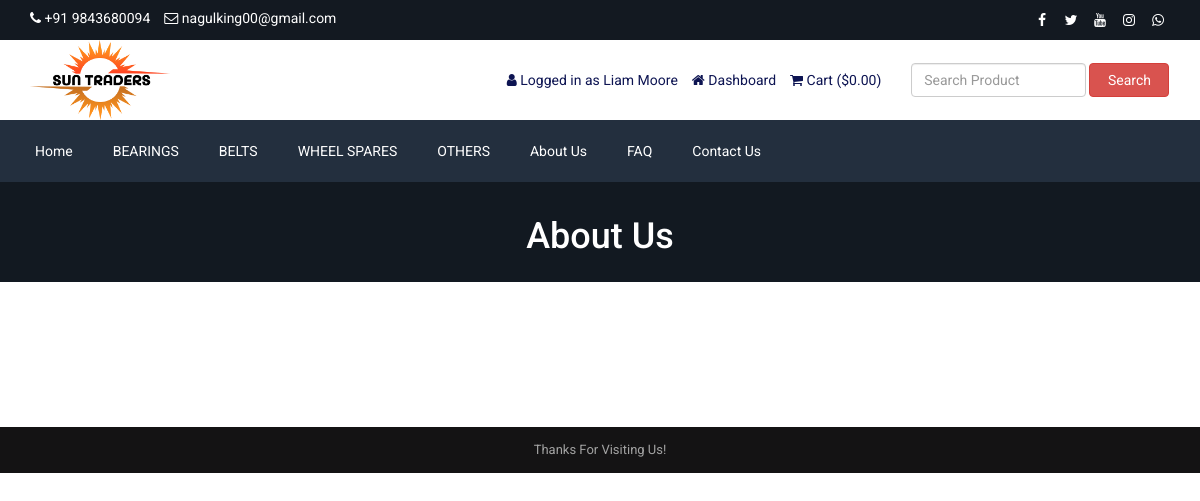
/about.php (signed in), run on the app's committed database.
### tables this page shows
CREATE TABLE `tbl_settings` (
  `id` int(11) NOT NULL,
  `logo` tinytext NOT NULL,
  `favicon` tinytext NOT NULL,
  `footer_about` text NOT NULL,
  `footer_copyright` text NOT NULL,
  `contact_address` text NOT NULL,
  `contact_email` tinytext NOT NULL,
  `contact_phone` tinytext NOT NULL,
  `contact_fax` tinytext NOT NULL,
  `contact_map_iframe` text NOT NULL,
  `receive_email` tinytext NOT NULL,
  `receive_email_subject` tinytext NOT NULL,
  `receive_email_thank_you_message` text NOT NULL,
  `forget_password_message` text NOT NULL,
  `total_recent_post_footer` int(10) NOT NULL,
  `total_popular_post_footer` int(10) NOT NULL,
  `total_recent_post_sidebar` int(11) NOT NULL,
  `total_popular_post_sidebar` int(11) NOT NULL,
  `total_featured_product_home` int(11) NOT NULL,
  `total_latest_product_home` int(11) NOT NULL,
  `total_popular_product_home` int(11) NOT NULL,
  `meta_title_home` text NOT NULL,
  `meta_keyword_home` text NOT NULL,
  `meta_description_home` text NOT NULL,
  `banner_login` tinytext NOT NULL,
  `banner_registration` tinytext NOT NULL,
  `banner_forget_password` tinytext NOT NULL,
  `banner_reset_password` tinytext NOT NULL,
  `banner_search` tinytext NOT NULL,
  `banner_cart` tinytext NOT NULL,
  `banner_checkout` tinytext NOT NULL,
  `banner_product_category` tinytext NOT NULL,
  `banner_blog` tinytext NOT NULL,
  `cta_title` tinytext NOT NULL,
  `cta_content` text NOT NULL,
  `cta_read_more_text` tinytext NOT NULL,
  `cta_read_more_url` tinytext NOT NULL,
  `cta_photo` tinytext NOT NULL,
  `featured_product_title` tinytext NOT NULL,
  `featured_product_subtitle` tinytext NOT NULL,
  `latest_product_title` tinytext NOT NULL,
  `latest_product_subtitle` tinytext NOT NULL,
  `popular_product_title` tinytext NOT NULL,
  `popular_product_subtitle` tinytext NOT NULL,
  `testimonial_title` tinytext NOT NULL,
  `testimonial_subtitle` tinytext NOT NULL,
  `testimonial_photo` tinytext NOT NULL,
  `blog_title` tinytext NOT NULL,
  `blog_subtitle` tinytext NOT NULL,
  `newsletter_text` text NOT NULL,
  `paypal_email` tinytext NOT NULL,
  `stripe_public_key` tinytext NOT NULL,
  `stripe_secret_key` tinytext NOT NULL,
  `bank_detail` text NOT NULL,
  `before_head` text NOT NULL,
  `after_body` text NOT NULL,
  `before_body` text NOT NULL,
  `home_service_on_off` int(11) NOT NULL,
  `home_welcome_on_off` int(11) NOT NULL,
  `home_featured_product_on_off` int(11) NOT NULL,
  `home_latest_product_on_off` int(11) NOT NULL,
  `home_popular_product_on_off` int(11) NOT NULL,
  `home_testimonial_on_off` int(11) NOT NULL,
  `home_blog_on_off` int(11) NOT NULL,
  `newsletter_on_off` int(11) NOT NULL,
  `ads_above_welcome_on_off` int(1) NOT NULL,
  `ads_above_featured_product_on_off` int(1) NOT NULL,
  `ads_above_latest_product_on_off` int(1) NOT NULL,
  `ads_above_popular_product_on_off` int(1) NOT NULL,
  `ads_above_testimonial_on_off` int(1) NOT NULL,
  `ads_category_sidebar_on_off` int(1) NOT NULL
);

CREATE TABLE `tbl_social` (
  `social_id` int(11) NOT NULL,
  `social_name` varchar(30) NOT NULL,
  `social_url` varchar(255) NOT NULL,
  `social_icon` varchar(30) NOT NULL
);

CREATE TABLE `tbl_top_category` (
  `tcat_id` int(11) NOT NULL,
  `tcat_name` varchar(255) NOT NULL,
  `show_on_menu` int(1) NOT NULL
);

CREATE TABLE `tbl_page` (
  `id` int(11) NOT NULL,
  `about_title` varchar(255) NOT NULL,
  `about_content` text NOT NULL,
  `about_banner` varchar(255) NOT NULL,
  `about_meta_title` varchar(255) NOT NULL,
  `about_meta_keyword` text NOT NULL,
  `about_meta_description` text NOT NULL,
  `faq_title` varchar(255) NOT NULL,
  `faq_banner` varchar(255) NOT NULL,
  `faq_meta_title` varchar(255) NOT NULL,
  `faq_meta_keyword` text NOT NULL,
  `faq_meta_description` text NOT NULL,
  `blog_title` varchar(255) NOT NULL,
  `blog_banner` varchar(255) NOT NULL,
  `blog_meta_title` varchar(255) NOT NULL,
  `blog_meta_keyword` text NOT NULL,
  `blog_meta_description` text NOT NULL,
  `contact_title` varchar(255) NOT NULL,
  `contact_banner` varchar(255) NOT NULL,
  `contact_meta_title` varchar(255) NOT NULL,
  `contact_meta_keyword` text NOT NULL,
  `contact_meta_description` text NOT NULL,
  `pgallery_title` varchar(255) NOT NULL,
  `pgallery_banner` varchar(255) NOT NULL,
  `pgallery_meta_title` varchar(255) NOT NULL,
  `pgallery_meta_keyword` text NOT NULL,
  `pgallery_meta_description` text NOT NULL,
  `vgallery_title` varchar(255) NOT NULL,
  `vgallery_banner` varchar(255) NOT NULL,
  `vgallery_meta_title` varchar(255) NOT NULL,
  `vgallery_meta_keyword` text NOT NULL,
  `vgallery_meta_description` text NOT NULL
);

### about.php (the view)
<?php require_once('header.php'); ?>
<?php
$statement = $pdo->prepare("SELECT * FROM tbl_page WHERE id=1");
$statement->execute();
$result = $statement->fetchAll(PDO::FETCH_ASSOC);
foreach ($result as $row) {
   $about_title = $row['about_title'];
    $about_content = $row['about_content'];
    $about_banner = $row['about_banner'];
}
?>
<div class="page-banner" style="background-image: url(assets/uploads/<?php echo $about_banner; ?>);">
    <div class="inner">
        <h1><?php echo $about_title; ?></h1>
    </div>
</div>
<div class="page">
    <div class="container">
        <div class="row">
            <div class="col-md-12">
                <p>
                    <?php echo $about_content; ?>
                </p>
            </div>
        </div>
    </div>
</div>
<?php require_once('footer.php'); ?>

### header.php (shortened to what this page needs)
<?php
include("admin/inc/config.php");
$statement = $pdo->prepare("SELECT * FROM tbl_settings WHERE id=1");
$statement->execute();
$result = $statement->fetchAll(PDO::FETCH_ASSOC);
foreach ($result as $row)
{
	$logo = $row['logo'];
	$contact_email = $row['contact_email'];
	$contact_phone = $row['contact_phone'];
}
?>
<!DOCTYPE html>
<html lang="en">
<head>
	<link rel="stylesheet" href="assets/css/bootstrap.min.css">
	<link rel="stylesheet" href="assets/css/font-awesome.min.css">
	<link rel="stylesheet" href="assets/css/owl.carousel.min.css">
	<link rel="stylesheet" href="assets/css/owl.theme.default.min.css">
	<link rel="stylesheet" href="assets/css/jquery.bxslider.min.css">
    <link rel="stylesheet" href="assets/css/magnific-popup.css">
    <link rel="stylesheet" href="assets/css/rating.css">
	<link rel="stylesheet" href="assets/css/spacing.css">
	<link rel="stylesheet" href="assets/css/bootstrap-touch-slider.css">
	<link rel="stylesheet" href="assets/css/animate.min.css">
	<link rel="stylesheet" href="assets/css/tree-menu.css">
	<link rel="stylesheet" href="assets/css/select2.min.css">
	<link rel="stylesheet" href="assets/css/main.css">
	<link rel="stylesheet" href="assets/css/responsive.css">
	<?php
	$statement = $pdo->prepare("SELECT * FROM tbl_page WHERE id=1");
	$statement->execute();
	$result = $statement->fetchAll(PDO::FETCH_ASSOC);
		?>
</head>
<body>
<div class="top">
	<div class="container">
		<div class="row">
			<div class="col-md-6 col-sm-6 col-xs-12">
				<div class="left">
					<ul>
						<li><i class="fa fa-phone"></i> <?php echo $contact_phone; ?></li>
						<li><i class="fa fa-envelope-o"></i> <?php echo $contact_email; ?></li>
					</ul>
				</div>
			</div>
			<div class="col-md-6 col-sm-6 col-xs-12">
				<div class="right">
					<ul>
						<?php
						$statement = $pdo->prepare("SELECT * FROM tbl_social");
						$statement->execute();
						$result = $statement->fetchAll(PDO::FETCH_ASSOC);
						foreach ($result as $row) {
							?>
							<?php if($row['social_url'] != ''): ?>
							<li><a href="<?php echo $row['social_url']; ?>"><i class="<?php echo $row['social_icon']; ?>"></i></a></li>
							<?php endif; ?>
							<?php
						}
						?>
					</ul>
				</div>
			</div>
		</div>
	</div>
</div>
<div class="header">
	<div class="container">
		<div class="row inner">
			<div class="col-md-4 logo">
				<a href="index.php"><img src="assets/uploads/<?php echo $logo; ?>" alt="logo image"></a>
			</div>
			<div class="col-md-5 right">
				<ul>
					<?php
					if(isset($_SESSION['customer'])) {
						?>
						<li><i class="fa fa-user"></i> <?php echo LANG_VALUE_13; ?> <?php echo $_SESSION['customer']['cust_name']; ?></li>
						<li><a href="dashboard.php"><i class="fa fa-home"></i> <?php echo LANG_VALUE_89; ?></a></li>
						<?php
					} else {
						?>
						<li><a href="login.php"><i class="fa fa-sign-in"></i> <?php echo LANG_VALUE_9; ?></a></li>
						<li><a href="registration.php"><i class="fa fa-user-plus"></i> <?php echo LANG_VALUE_15; ?></a></li>
						<?php
					}
					?>
					<li><a href="cart.php"><i class="fa fa-shopping-cart"></i> <?php echo LANG_VALUE_18; ?> (<?php echo LANG_VALUE_1; ?><?php
					if(isset($_SESSION['cart_p_id'])) {
						$table_total_price = 0;
						$i=0;
	                    foreach($_SESSION['cart_p_qty'] as $key => $value)
	                    {
	                        $i++;
	                        $arr_cart_p_qty[$i] = $value;
	                    }                    $i=0;
	                    foreach($_SESSION['cart_p_current_price'] as $key => $value)
	                    {
	                        $i++;
	                        $arr_cart_p_current_price[$i] = $value;
	                    }
	                    for($i=1;$i<=count($arr_cart_p_qty);$i++) {
	                    	$row_total_price = $arr_cart_p_current_price[$i]*$arr_cart_p_qty[$i];
	                        $table_total_price = $table_total_price + $row_total_price;
	                    }
						echo $table_total_price;
					} else {
						echo '0.00';
					}
					?>)</a></li>
				</ul>
			</div>
			<div class="col-md-3 search-area">
				<form class="navbar-form navbar-left" role="search" action="search-result.php" method="get">
					<div class="form-group">
						<input type="text" class="form-control search-top" placeholder="<?php echo LANG_VALUE_2; ?>" name="search_text">
					</div>
					<button type="submit" class="btn btn-danger"><?php echo LANG_VALUE_3; ?></button>
				</form>
			</div>
		</div>
	</div>
</div>
<div class="nav">
	<div class="container">
		<div class="row">
			<div class="col-md-12 pl_0 pr_0">
				<div class="menu-container">
					<div class="menu">
						<ul>
							<li><a href="index.php">Home</a></li>
							<?php
							$statement = $pdo->prepare("SELECT * FROM tbl_top_category WHERE show_on_menu=1");
							$statement->execute();
							$result = $statement->fetchAll(PDO::FETCH_ASSOC);
							foreach ($result as $row) {
								?>
								<li><a href="product-category.php?id=<?php echo $row['tcat_id']; ?>&type=top-category"><?php echo $row['tcat_name']; ?></a>
								</li>
								<?php
							}
							?>
							<?php
							$statement = $pdo->prepare("SELECT * FROM tbl_page WHERE id=1");
							$statement->execute();
							$result = $statement->fetchAll(PDO::FETCH_ASSOC);
							foreach ($result as $row) {
								$about_title = $row['about_title'];
								$faq_title = $row['faq_title'];
								$contact_title = $row['contact_title'];
							}
							?>
							<li><a href="about.php"><?php echo $about_title; ?></a></li>
							<li><a href="faq.php"><?php echo $faq_title; ?></a></li>
							<li><a href="contact.php"><?php echo $contact_title; ?></a></li>
						</ul>
					</div>
				</div>
			</div>
		</div>
	</div>
</div>

### footer.php (shortened to what this page needs)
<?php
$statement = $pdo->prepare("SELECT * FROM tbl_settings WHERE id=1");
$statement->execute();
$result = $statement->fetchAll(PDO::FETCH_ASSOC);
foreach ($result as $row)
{
	$footer_copyright = $row['footer_copyright'];
}
?>
<div class="footer-bottom">
	<div class="container">
		<div class="row">
			<div class="col-md-12 copyright">
				<?php echo $footer_copyright; ?>
			</div>
		</div>
	</div>
</div>
</body>
</html>

### assets/css/main.css (style rules this page uses)
* { margin: 0; padding: 0; }
body { font-family: "Roboto", sans-serif; font-size: 14px; }
h1, h2, h3, h4, h5, h6 { font-family: "Roboto", sans-serif; }
a { text-decoration: none; }
.top { width: 100%; height: 40px; background: #131921; }
.top .left { float: left; }
.top .left ul { padding-top: 8px; }
.top .left ul li { list-style-type: none; float: left; margin-right: 14px; color: white; }
.top .left ul li i { color: white; }
.top .right { float: right; }
.top .right ul { padding-top: 8px; }
.top .right ul li { list-style-type: none; float: left; margin-left: 5px; }
.top .right ul li a { color: white; width: 24px; height: 24px; line-height: 24px; text-align: center; border-radius: 50%; display: block; transition: all 0.4s ease; }
.header { width: 100%; height: auto; background: #fff; }
.header .inner { height: auto; display: table; }
.header .logo { float: none; display: table-cell; vertical-align: middle; }
.header .logo img { max-width: 100%; height: 80px; }
.header .navbar-form .form-control { width: 300px; }
.header .search-area { float: none; display: table-cell; vertical-align: middle; }
.header .search-area .form-group { width: calc(100% - 84px); }
.header .search-area button { width: 80px; }
.header .search-area form { width: 100%; }
.header .right { float: none; display: table-cell; vertical-align: middle; padding-right: 0; }
.header .right ul { float: right; margin-bottom: 0; }
.header .right ul li { list-style-type: none; float: left; margin-left: 14px; color: #0d1452; }
.header .right ul li a { color: #0d1452; }
.header .navbar-form .search-top { width: 100%; }
.nav { background: #232f3e; }
.menu-container { width: 100%; margin: 0 auto; background: #232f3e; }
.menu-dropdown-icon:before { content: "\f067"; font-family: "FontAwesome"; display: none; cursor: pointer; float: right; padding: 1.5em 2em; background: #fff; color: #333; }
.menu > ul { margin: 0 auto; width: 100%; list-style: none; padding: 0; position: relative; box-sizing: border-box; }
.menu > ul:before, .menu > ul:after { content: ""; display: table; }
.menu > ul:after { clear: both; }
.menu > ul > li { float: left; padding: 0; margin: 0; }
.menu > ul > li a { text-decoration: none; padding: 1.5em 20px; display: block; color: #fff; }
.footer-bottom { width: 100%; height: auto; background: #141314; padding: 14px 0; }
.footer-bottom .copyright { font-size: 13px; color: #a3a3a3; text-align: center; }
.page-banner { width: 100%; height: auto; background-repeat: no-repeat; background-position: center center; -webkit-background-size: cover; background-size: cover; position: relative; padding-top: 15px; padding-bottom: 15px; overflow: hidden; }
.page-banner h1 { color: #fff; text-align: center; z-index: 999; position: relative; }
.page { width: 100%; height: auto; padding-top: 50px; padding-bottom: 50px; }

### assets/css/responsive.css (style rules this page uses)
@media only screen and (min-width: 992px) { .header .inner { width: 100%; } }
@media only screen and (min-width: 992px) { .header .search-area { padding-right: 0; } }
@media only screen and (min-width: 992px) { .header .search-area form { padding-right: 0; } }
@media only screen and (min-width: 992px) { .header .container { padding-right: 0; } }

### data on the page
tbl_settings: contact_phone "+91 9843680094", contact_email "nagulking00@gmail.com", logo (picture), footer_copyright "Thanks For Visiting Us!"
tbl_top_category: tcat_name "BEARINGS"
tbl_top_category: tcat_name "BELTS"
tbl_top_category: tcat_name "WHEEL SPARES"
tbl_top_category: tcat_name "OTHERS"
tbl_page: about_title "About Us", faq_title "FAQ", contact_title "Contact Us", about_banner (picture)

### other printed values
LANG_VALUE_13 "Logged in as"
$_SESSION['customer']['cust_name'] "Liam Moore"
LANG_VALUE_89 "Dashboard"
LANG_VALUE_18 "Cart"
LANG_VALUE_1 "$"
LANG_VALUE_3 "Search"
